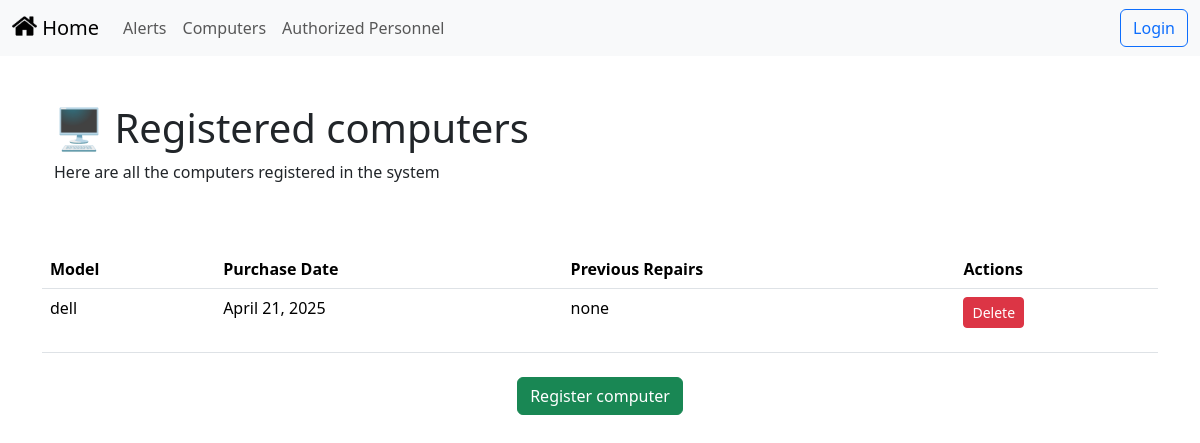
Page /computadoras/ on the earlier database version.
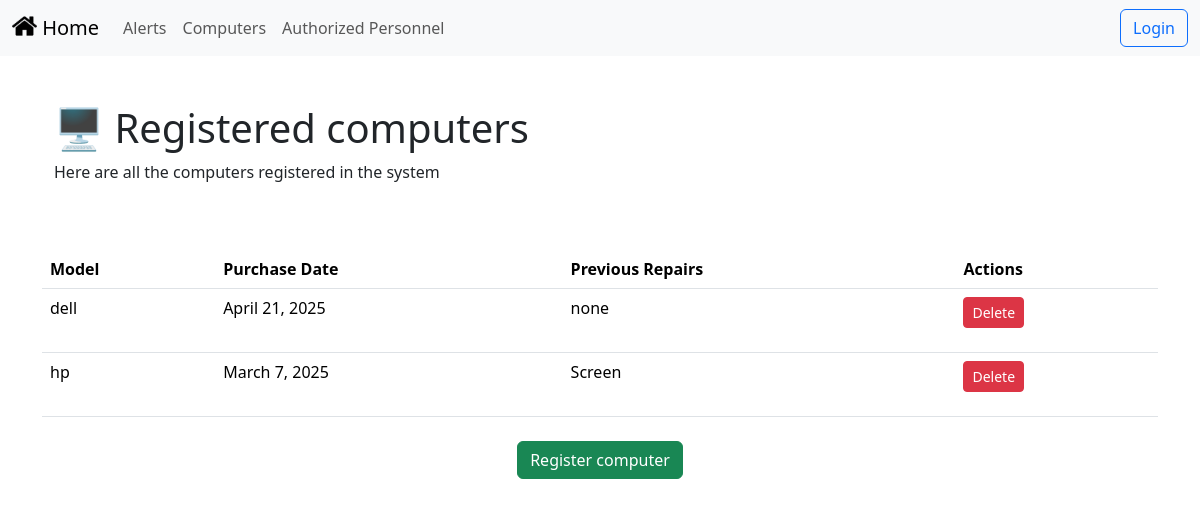
Same page on the later database version.
### security/models.py (models this page shows)
class Computer(models.Model):
    model = models.CharField(max_length=100)
    purchase_date = models.DateField()  # 👈 Este debe ser un DateField
    previous_repairs = models.TextField(blank=True, null=True)

### user/views.py (the view)
# urls.py: path('computadoras/', computers_view, name='computadoras'),
def computers_view(request):
    computadoras = Computer.objects.all()  # Obtener todas las computadoras
    return render(request, 'computers.html', {'computadoras': computadoras})

### administration/templates/computers.html (shortened to what this page needs)
{% extends 'base.html' %}
{% block content %}
<div class="container align-text-top mt-5">
    <h1>🖥️ Registered computers</h1>
    <p>Here are all the computers registered in the system</p>
    <div style="height: 50px;"></div>
</div>
<table class="table">
    <thead>
        <tr>
            <th>Model</th>
            <th>Purchase Date</th>
            <th>Previous Repairs</th>
            <th>Actions</th>
        </tr>
    </thead>
    <tbody>
        {% for c in computadoras %}
        <tr>
            <td>{{ c.model }}</td>
            <td>{{ c.purchase_date }}</td>
            <td>{{ c.previous_repairs }}</td>
            <td>
                <form action="{% url 'eliminar_computadora' c.id %}" method="POST" onsubmit="return confirm('¿Estás seguro de que deseas eliminar esta computadora?');">
                    <button type="submit" class="btn btn-danger btn-sm">Delete</button>
                </form>
            </td>
        </tr>
        {% endfor %}
    </tbody>
</table>
<div class="text-center mt-4">
    <a href="{% url 'registrar_computadora' %}"
       class="btn btn-success"
       title="Ir al formulario de registro de computadora"
       aria-label="Register computera">
       Register computer
    </a>
</div>
{% endblock %}

### user/templates/base.html (shortened to what this page needs)
<head>
  <link href="https://cdn.jsdelivr.net/npm/bootstrap@5.3.3/dist/css/bootstrap.min.css" rel="stylesheet">
</head>
{% load static %}
<link rel="stylesheet" href="{% static 'css/styles.css' %}">
<nav class="navbar navbar-expand-lg bg-body-tertiary">
  <div class="container-fluid">
    <a class="navbar-brand" href="{% url 'home' %}">
      {% load static %}
      <img src="{% static 'images/home.png' %}" alt="" width="25" height="24"
      class="d-inline-block align-text-top" />
      Home
    </a>
    <div class="collapse navbar-collapse" id="navbarSupportedContent">
      <ul class="navbar-nav me-auto mb-2 mb-lg-0">
        <li class="nav-item">
          <a class="nav-link" href="{% url 'alerts' %}">Alerts</a>
        </li>
        <li class="nav-item">
          <a class="nav-link" href="{% url 'computadoras' %}">Computers</a>
        </li>
        <li class="nav-item">
          <a class="nav-link" href="{% url 'personnel' %}">Authorized Personnel</a>
        </li>
      </ul>
    </div>
    {% if user.is_authenticated %}
      <div class="d-flex">
        <a class="btn btn-outline-danger" href="{% url 'logout' %}">Logout</a>
      </div>
    {% else %}
      <div class="d-flex">
        <a class="btn btn-outline-primary" href="{% url 'login' %}">Login</a>
      </div>
    {% endif %}
  </div>
</nav>
<div class="container">
  {% block content %}
  {% endblock %}
</div>

Differences in the rows shown:
added Computer: model "hp", purchase_date "March 7, 2025", previous_repairs "Screen"
